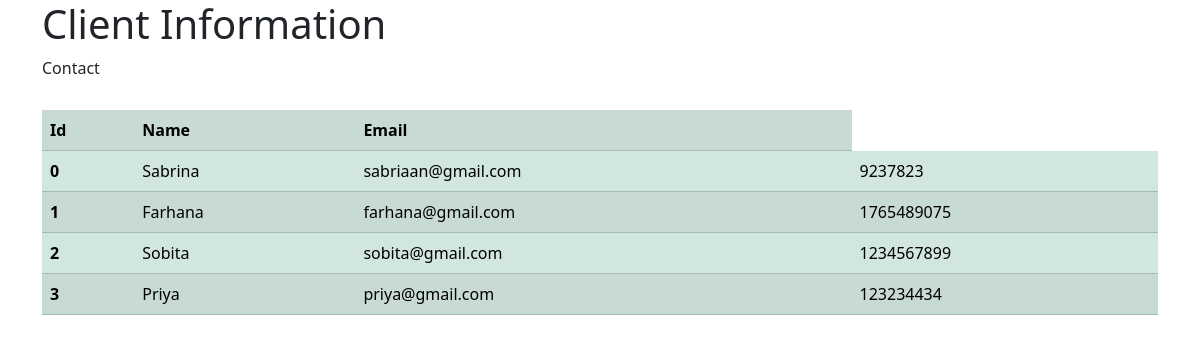
The page /Mysql/Connection/show-data.php on the database its author committed.
### tables this page shows
CREATE TABLE `student` (
  `id` int(11) NOT NULL,
  `name` varchar(50) NOT NULL,
  `email` varchar(20) NOT NULL,
  `phone` int(11) DEFAULT NULL
);

### Mysql/Connection/show-data.php (the view, shortened to what this page needs)
<?php
$database = mysqli_connect("localhost","root","","college" );
?>
<!DOCTYPE html>
<html lang="en">
<head>
        <link href="https://cdn.jsdelivr.net/npm/bootstrap@5.3.7/dist/css/bootstrap.min.css" rel="stylesheet">
</head>
<body>
    <div class="container">
       <h1 class="">Client Information</h1>
    <table class="table table-success table-striped" style="margin:30px auto">
    <tr>
      <th scope="col">Id</th>
      <th scope="col">Name</th>
      <th scope="col">Email</th
      <th scope="col">Contact</th>
    </tr>
    <?php
    $student = $database->query("select * from student");
      while(list($id,$name,$email,$contact)=  $student->fetch_row()){
   echo  "<tr>
      <th>$id</th>
      <td>$name</td>
      <td>$email</td>
      <td>$contact</td>
    </tr>";
      }
      ?>
    </table>
    </div>
</body>
</html>

### rows shown on the page
student: id "0", name "Sabrina", email "sabriaan@gmail.com", phone "9237823"
student: id "1", name "Farhana", email "farhana@gmail.com", phone "1765489075"
student: id "2", name "Sobita", email "sobita@gmail.com", phone "1234567899"
student: id "3", name "Priya", email "priya@gmail.com", phone "123234434"
